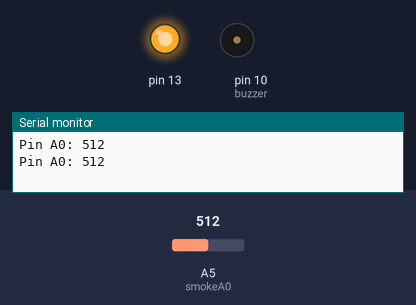
This sketch was run on a simulated Arduino Uno, built with avr-gcc and run on an emulated ATmega328P. Shown: output pins drawn as LEDs (lit = HIGH), buzzer (waves = sounding), the last lines printed to the serial monitor. The test bench sets the inputs (shaded band); at power-on: A5 (smokeA0) = 512.

Above: at 1.8 s.
1.9 s: A5 (smokeA0) set to 411
5.4 s: A5 (smokeA0) set to 386
At 6.7 s:
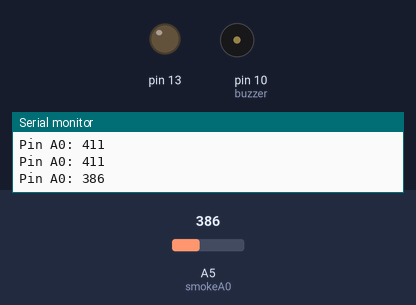
7.5 s: A5 (smokeA0) set to 410
At 8.1 s:
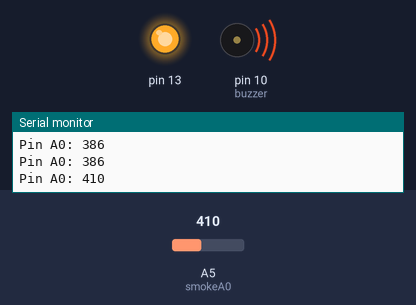
11.6 s: A5 (smokeA0) set to 390
At 12.6 s:
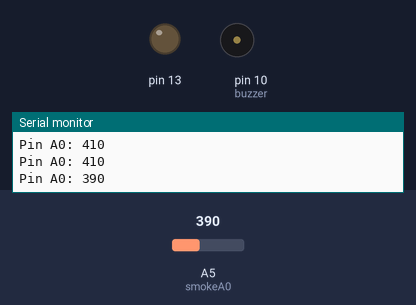
Timing chart, 0 to 14.5 s (numbered marks = the images above; inputs shaded):
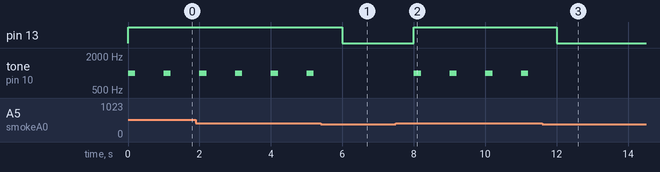

Measured:
- the behaviour switches between 401 and 400 on A5 (smokeA0) (found by bisection; images 0 and 1)
- after the input at 5.4 s, pin 13: HIGH → LOW after 0.60 s; tone on pin 10 (buzzer): stops changing and stays silent
- after the input at 7.5 s, pin 13: LOW → HIGH after 0.50 s; tone on pin 10 (buzzer): alternates 1000 Hz for 0.20 s and silent for 0.80 s, starting after 0.50 s
- after the input at 11.6 s, pin 13: HIGH → LOW after 0.41 s; tone on pin 10 (buzzer): stops changing and stays silent
- by itself, tone on pin 10 (buzzer): alternates 1000 Hz for 0.20 s and silent for 0.80 s

The sketch:

Gas_con_alarma.ino
```cpp
int buzzer = 10;
int smokeA0 = A5;
int sensorThres = 400;
void setup() {

    pinMode(buzzer, OUTPUT);
  pinMode(smokeA0, INPUT);
  pinMode(13, OUTPUT);
  Serial.begin(9600);
}

void loop() {
  int analogSensor = analogRead(smokeA0);

  Serial.print("Pin A0: ");
  Serial.println(analogSensor);
  // Checks if it has reached the threshold value
  if (analogSensor > sensorThres)
  {
   tone(buzzer, 1000, 200);
   digitalWrite(13, HIGH);
  }
  else
  {
    noTone(buzzer);
    digitalWrite(13, LOW);
  }
  delay(1000);
}
```
